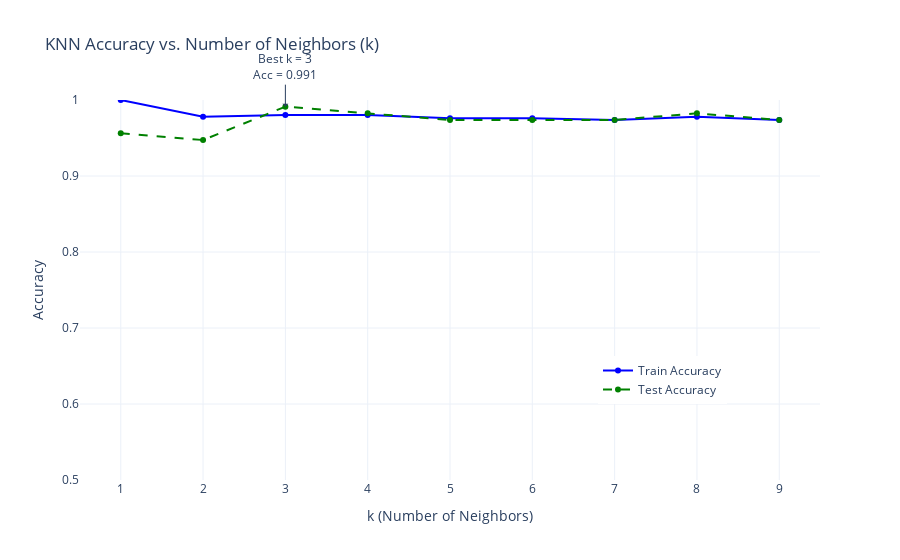

Here is the notebook cell this chart was saved with:
### Code cell
import plotly.graph_objects as go

fig = go.Figure()

# Training Accuracy Trace
fig.add_trace(go.Scatter(
    x=k_values,
    y=train_accs,
    mode='lines+markers',
    name='Train Accuracy',
    marker=dict(color='blue'),
    line=dict(dash='solid')
))

# Testing Accuracy Trace
fig.add_trace(go.Scatter(
    x=k_values,
    y=test_accs,
    mode='lines+markers',
    name='Test Accuracy',
    marker=dict(color='green'),
    line=dict(dash='dash')
))

# Layout & Annotations
fig.update_layout(
    title='KNN Accuracy vs. Number of Neighbors (k)',
    xaxis=dict(title='k (Number of Neighbors)', tickmode='linear', dtick=1),
    yaxis=dict(title='Accuracy', range=[0.5, 1]),
    legend=dict(x=0.7, y=0.2),
    template='plotly_white'
)
best_k = k_values[test_accs.index(max(test_accs))]
best_acc = max(test_accs)

fig.add_annotation(
    x=best_k,
    y=best_acc,
    text=f"Best k = {best_k}<br>Acc = {best_acc:.3f}",
    showarrow=True,
    arrowhead=1,
    ax=0,
    ay=-40
)

fig.show()

### Figure 1 — Plotly figure (JSON) as saved in the notebook; plotly's stock layout.template omitted (floating-point values rounded to 4 significant figures)
{"data": [{"line": {"dash": "solid"}, "marker": {"color": "blue"}, "mode": "lines+markers", "name": "Train Accuracy", "type": "scatter", "x": [1, 2, 3, 4, 5, 6, 7, 8, 9], "y": [1, 0.978, 0.9802, 0.9802, 0.9758, 0.9758, 0.9736, 0.978, 0.9736]}, {"line": {"dash": "dash"}, "marker": {"color": "green"}, "mode": "lines+markers", "name": "Test Accuracy", "type": "scatter", "x": [1, 2, 3, 4, 5, 6, 7, 8, 9], "y": [0.9561, 0.9474, 0.9912, 0.9825, 0.9737, 0.9737, 0.9737, 0.9825, 0.9737]}], "layout": {"annotations": [{"arrowhead": 1, "ax": 0, "ay": -40, "showarrow": true, "text": "Best k = 3<br>Acc = 0.991", "x": 3, "y": 0.9912}], "autosize": true, "legend": {"x": 0.7, "y": 0.2}, "title": {"text": "KNN Accuracy vs. Number of Neighbors (k)"}, "xaxis": {"autorange": true, "dtick": 1, "range": [0.4636, 9.536], "tickmode": "linear", "title": {"text": "k (Number of Neighbors)"}, "type": "linear"}, "yaxis": {"range": [0.5, 1], "title": {"text": "Accuracy"}, "type": "linear"}}}
